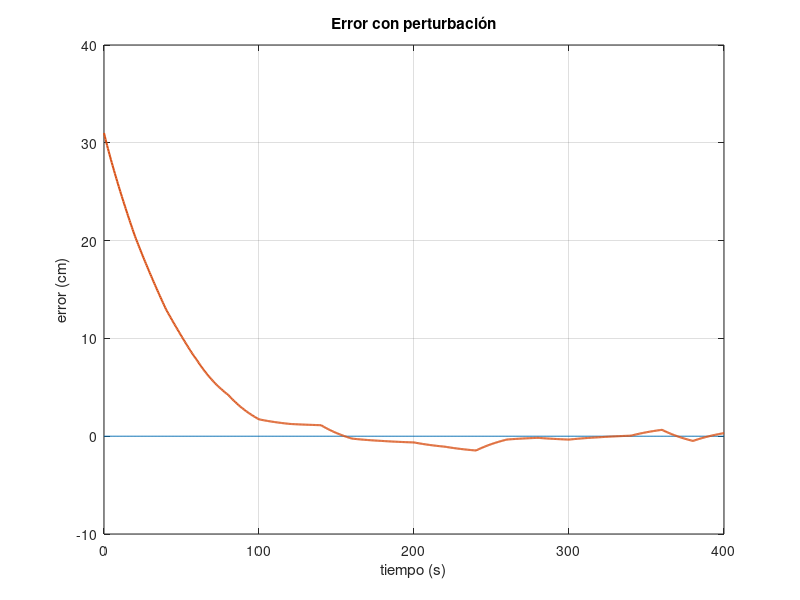

Source code (MATLAB):

clear all;

load("error.mat");

figure(1)
plot(error(1,:), zeros(size(error(1,:))), error(1,:), error(2,:)*100, 'linewidth', 1.5);
grid on;
xlabel('tiempo (s)');
ylabel('error (cm)');
title('Error con perturbación');
